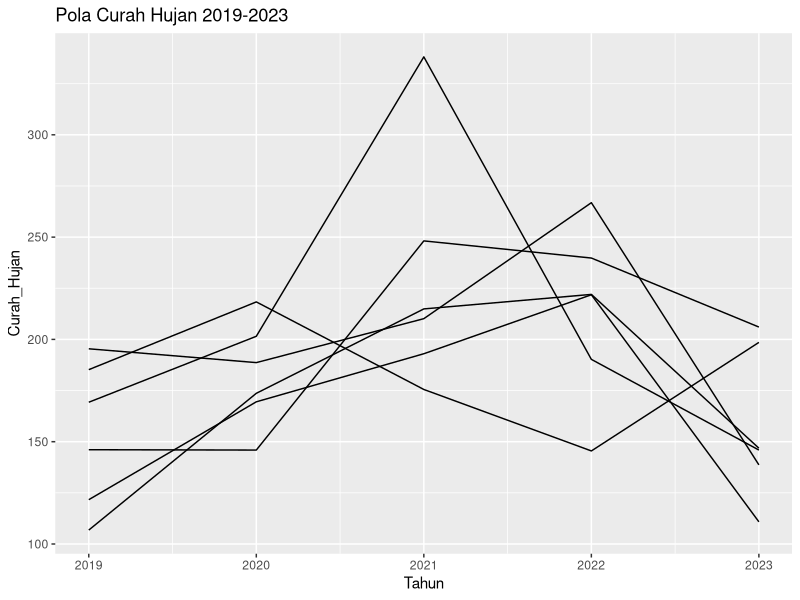
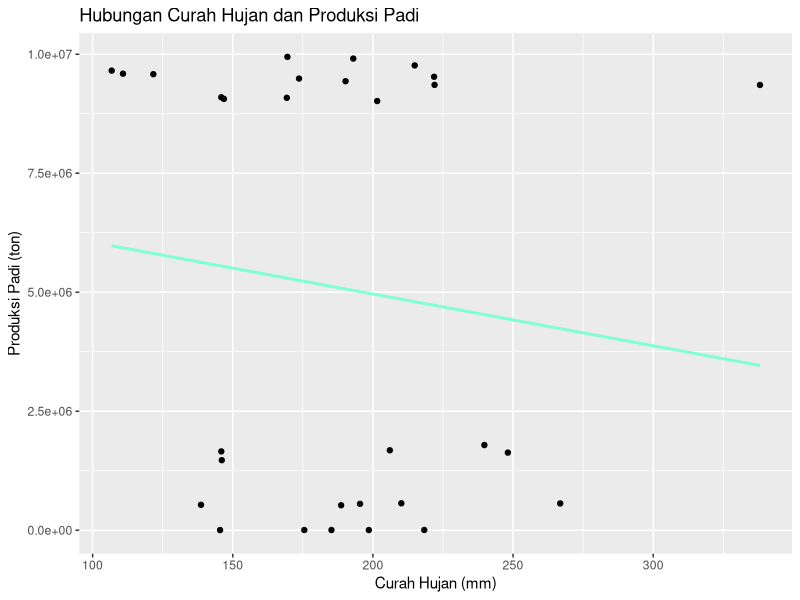

Here is the R script that generated these plots, in order:
## ---- chunk 1
library(tidyverse)
library(readxl)
## ---- chunk 2
library(readxl)
dat<-read_excel('data.xlsx')
head(dat)
## ---- chunk 3
library(ggplot2)
ggplot(dat,aes(x=Tahun, y= Curah_Hujan, group = Provinsi)) + geom_line() + ggtitle("Pola Curah Hujan 2019-2023")
## ---- chunk 4
library(ggplot2)
ggplot(dat, aes(x = Curah_Hujan , y = Produksi_Padi)) +
  geom_point() +
  geom_smooth(method = "lm", se = FALSE, color = "aquamarine") +
  labs(title = "Hubungan Curah Hujan dan Produksi Padi", x = "Curah Hujan (mm)", y = "Produksi Padi (ton)")

## ---- chunk 5
model <- lm(Produksi_Padi ~ Curah_Hujan, data = dat)
summary(model)
